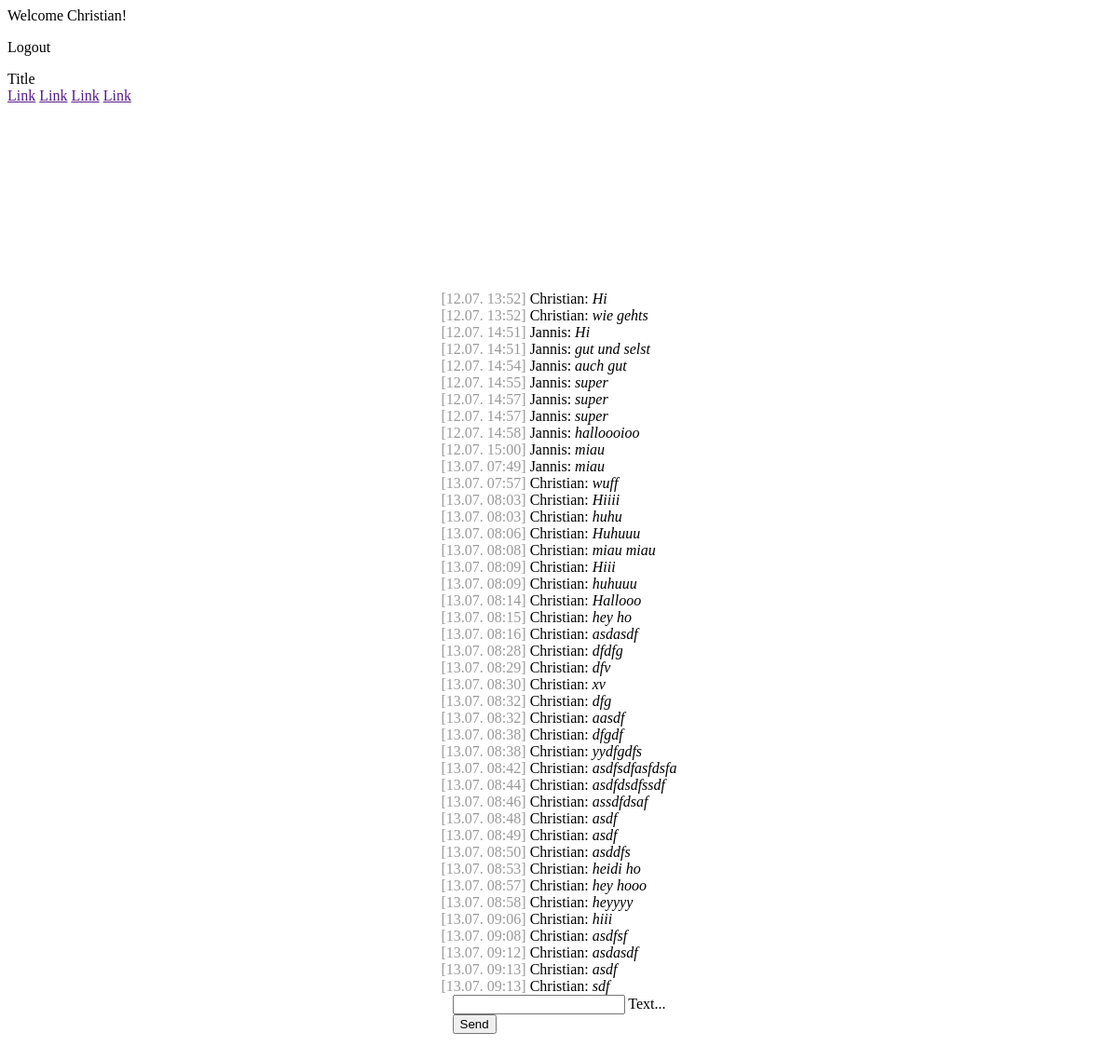
Page /chat/ (signed in) on the earlier database version.
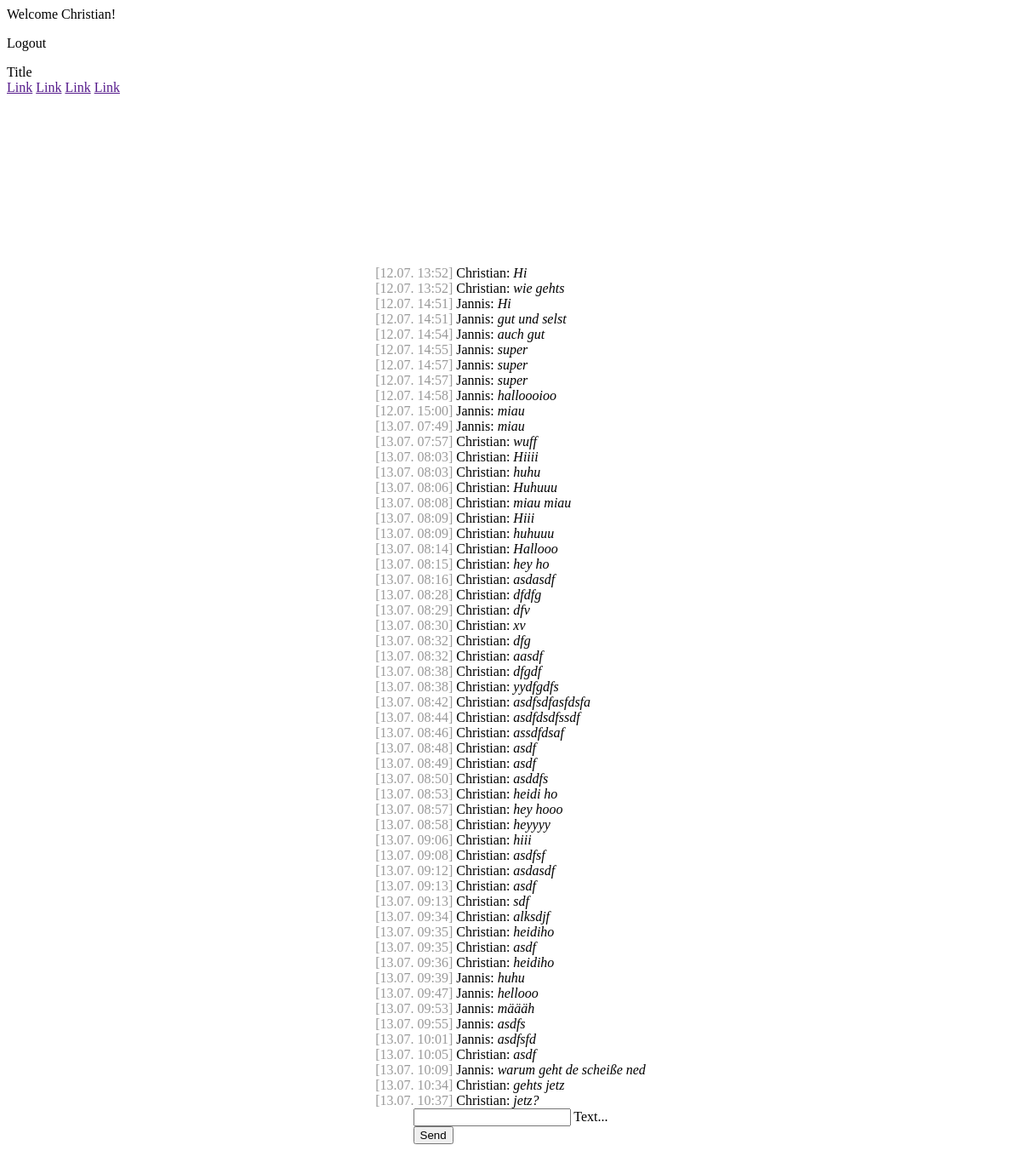
Same page on the later database version.
### chat/models.py (models this page shows)
class Message(models.Model):
    text = models.CharField(max_length=500)
    created_at = models.DateTimeField(default=datetime.now)
    chat = models.ForeignKey(Chat, on_delete=models.CASCADE, related_name='chat_message_set', default=None, blank=True, null=True)
    author = models.ForeignKey(settings.AUTH_USER_MODEL, on_delete=models.CASCADE, related_name='author_message_set')
    receiver = models.ForeignKey(settings.AUTH_USER_MODEL, on_delete=models.CASCADE, related_name='receiver_message_set')

### chat/views.py (the view, shortened to what this page needs)
# urls.py: path('chat/', index),
@login_required(login_url='/login/')
def index(request):
    chatMessages = Message.objects.filter(chat__id=1)
    return render(request, 'chat/index.html', {'messages': chatMessages})

### chat/templates/chat/index.html (shortened to what this page needs)
{% extends "base.html" %} {% block content %} {% if request.user.is_authenticated %}
<div id="messageContainer">
	{% for message in messages %}
	<div>
		<span class="color-gray">[{{ message.created_at|date:'d.m. H:i' }}]</span>
		{{ message.author.first_name }}: <i>{{ message.text }}</i>
	</div>
	{% endfor %}
</div>
<form onsubmit="sendMessage(); return false;" method="post">
	<div class="mdl-textfield mdl-js-textfield mdl-textfield--floating-label">
		<input class="mdl-textfield__input" type="text" id="messageField" name="textmessage" />
		<label class="mdl-textfield__label" for="messageField">Text...</label>
	</div>
	<button class="mdl-button mdl-js-button mdl-button--raised mdl-js-ripple-effect mdl-button--accent"> Send </button>
</form>
{% else %}
<h1>Not logged in</h1>
<p>
	You are currently not logged in. Please log in. <br />
	Please click <a href="/login/">here</a>.
</p>
{% endif %} {% endblock %}

### templates/base.html (shortened to what this page needs)
<!DOCTYPE html>
<html lang="en">
	<head>
		<link rel="stylesheet" href="https://code.getmdl.io/1.3.0/material.indigo-pink.min.css" />
		{% load static %} <link rel="stylesheet" href={% static 'css/style.css' %}>
	</head>
	<body>
		<div class="mdl-layout mdl-js-layout mdl-layout--fixed-header">
			<header class="mdl-layout__header">
				<div class="mdl-layout__header-row">
					<span class="mdl-layout-title"> {% if request.user.is_authenticated %} Welcome {{ request.user.first_name }}! {% else %} Welcome! Please log in! {% endif %} </span>
					<nav class="mdl-navigation mdl-layout--large-screen-only">
						{% if request.user.is_authenticated %} {% csrf_token %}
						<p class="mdl-navigation__link" onclick="logout()">Logout</p>
						{% endif %}
					</nav>
				</div>
			</header>
			<div class="mdl-layout__drawer">
				<span class="mdl-layout-title">Title</span>
				<nav class="mdl-navigation">
					<a class="mdl-navigation__link" href="">Link</a>
					<a class="mdl-navigation__link" href="">Link</a>
					<a class="mdl-navigation__link" href="">Link</a>
					<a class="mdl-navigation__link" href="">Link</a>
				</nav>
			</div>
			<main class="mdl-layout__content pos-rel">
				<div class="page-content"> {% block content %} {% endblock %} </div>
			</main>
		</div>
	</body>
</html>

### static/css/style.css (style rules this page uses)
.pos-rel { position: relative; }
.page-content { padding: 200px; display: flex; flex-direction: column; align-items: center; }
.color-gray { color: rgba(0, 0, 0, 0.4); }

Differences in the rows shown:
added Message: created_at "13.07. 09:34", author.first_name "Christian", text "alksdjf"
added Message: created_at "13.07. 09:35", author.first_name "Christian", text "heidiho"
added Message: created_at "13.07. 09:35", author.first_name "Christian", text "asdf"
added Message: created_at "13.07. 09:36", author.first_name "Christian", text "heidiho"
added Message: created_at "13.07. 09:39", author.first_name "Jannis", text "huhu"
added Message: created_at "13.07. 09:47", author.first_name "Jannis", text "hellooo"
added Message: created_at "13.07. 09:53", author.first_name "Jannis", text "määäh"
added Message: created_at "13.07. 09:55", author.first_name "Jannis", text "asdfs"
added Message: created_at "13.07. 10:01", author.first_name "Jannis", text "asdfsfd"
added Message: created_at "13.07. 10:05", author.first_name "Christian", text "asdf"
added Message: created_at "13.07. 10:09", author.first_name "Jannis", text "warum geht de scheiße ned"
added Message: created_at "13.07. 10:34", author.first_name "Christian", text "gehts jetz"
added Message: created_at "13.07. 10:37", author.first_name "Christian", text "jetz?"
